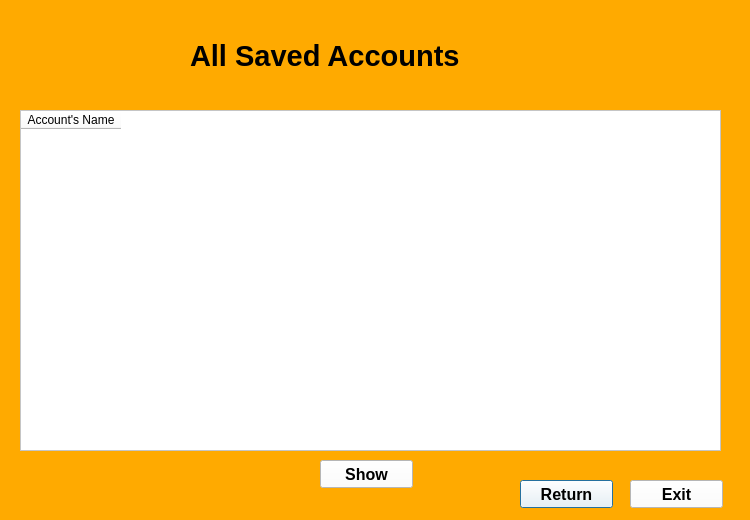
<?xml version="1.0" encoding="UTF-8"?>
<ui version="4.0">
 <class>Dialog</class>
 <widget class="QDialog" name="Dialog">
  <property name="geometry">
   <rect>
    <x>0</x>
    <y>0</y>
    <width>750</width>
    <height>520</height>
   </rect>
  </property>
  <property name="windowTitle">
   <string>Dialog</string>
  </property>
  <property name="styleSheet">
   <string notr="true">background-color: rgb(255, 170, 0);</string>
  </property>
  <widget class="QTableWidget" name="Table">
   <property name="geometry">
    <rect>
     <x>20</x>
     <y>110</y>
     <width>701</width>
     <height>341</height>
    </rect>
   </property>
   <property name="styleSheet">
    <string notr="true">background-color: rgb(255, 255, 255);</string>
   </property>
   <column>
    <property name="text">
     <string>Account's Name</string>
    </property>
   </column>
  </widget>
  <widget class="QLabel" name="label">
   <property name="geometry">
    <rect>
     <x>190</x>
     <y>30</y>
     <width>381</width>
     <height>51</height>
    </rect>
   </property>
   <property name="font">
    <font>
     <family>MS Sans Serif</family>
     <pointsize>22</pointsize>
     <weight>75</weight>
     <bold>true</bold>
    </font>
   </property>
   <property name="text">
    <string>All Saved Accounts</string>
   </property>
  </widget>
  <widget class="QPushButton" name="ReturnButton">
   <property name="geometry">
    <rect>
     <x>520</x>
     <y>480</y>
     <width>93</width>
     <height>28</height>
    </rect>
   </property>
   <property name="font">
    <font>
     <family>MS Sans Serif</family>
     <pointsize>12</pointsize>
     <weight>75</weight>
     <bold>true</bold>
    </font>
   </property>
   <property name="styleSheet">
    <string notr="true">background-color: rgb(255, 255, 255);</string>
   </property>
   <property name="text">
    <string>Return</string>
   </property>
  </widget>
  <widget class="QPushButton" name="Exit">
   <property name="geometry">
    <rect>
     <x>630</x>
     <y>480</y>
     <width>93</width>
     <height>28</height>
    </rect>
   </property>
   <property name="font">
    <font>
     <family>MS Sans Serif</family>
     <pointsize>12</pointsize>
     <weight>75</weight>
     <bold>true</bold>
    </font>
   </property>
   <property name="styleSheet">
    <string notr="true">background-color: rgb(255, 255, 255);</string>
   </property>
   <property name="text">
    <string>Exit</string>
   </property>
  </widget>
  <widget class="QPushButton" name="Show">
   <property name="geometry">
    <rect>
     <x>320</x>
     <y>460</y>
     <width>93</width>
     <height>28</height>
    </rect>
   </property>
   <property name="font">
    <font>
     <family>MS Sans Serif</family>
     <pointsize>12</pointsize>
     <weight>75</weight>
     <bold>true</bold>
    </font>
   </property>
   <property name="styleSheet">
    <string notr="true">background-color: rgb(255, 255, 255);</string>
   </property>
   <property name="text">
    <string>Show</string>
   </property>
  </widget>
 </widget>
 <resources/>
 <connections/>
</ui>
